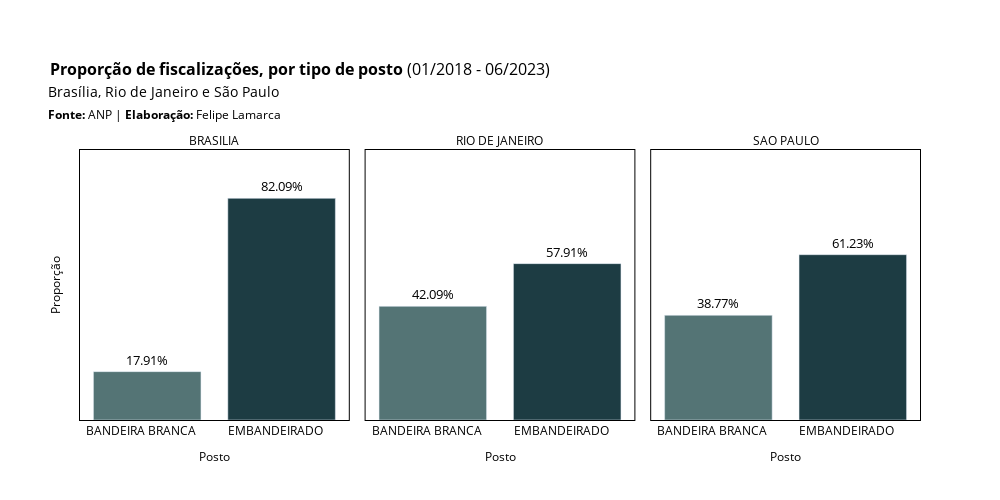

The cell this chart's notebook holds for it:
### Code cell
fig = px.bar(por_municipio,
              x = 'BANDEIRA',
              y = 'proportion',
              color = 'BANDEIRA',
              color_discrete_sequence=['rgb(84,116,117)', 'rgb(29,60,67)'],
              text = 'proportion',
              facet_col='Município',
              facet_col_wrap=3,
              labels = {'proportion': 'Proporção', 'BANDEIRA': 'Posto'})

fig.update_layout({
    'plot_bgcolor': 'rgba(255, 255, 255, 255)',
    'paper_bgcolor': 'rgba(255, 255, 255, 255)',
    'yaxis':{'visible': True},
    'xaxis':{'type':'category'}
})

# increase top margin
fig.update_layout(margin=dict(t=150))

# add title
fig.update_layout(title_text="<b>Proporção de fiscalizações, por tipo de posto</b> (01/2018 - 06/2023)", 
                  font=dict(size=11.5, color='black'))

fig.for_each_annotation(lambda a: a.update(text=a.text.split("=")[-1]))

fig.add_annotation(x=-0.04, 
                   y=1.26,
                   xref='paper', 
                   yref='paper', 
                   text='Brasília, Rio de Janeiro e São Paulo', 
                   showarrow=False, 
                   font=dict(size=14, color='black'))

fig.add_annotation(x=-0.04, 
                   y=1.17,
                   xref='paper', 
                   yref='paper', 
                   text='<b>Fonte:</b> ANP | <b>Elaboração:</b> Felipe Lamarca', 
                   showarrow=False, 
                   font=dict(size=12, color='black'))

fig.update_yaxes(ticksuffix = "    ",  
                 linecolor = 'black', 
                 gridcolor = 'white', 
                 mirror = True, 
                 color = 'black',
                 showticklabels = False,
                 title_font=dict(size=12, color='black'),
                 range=[0, 1])

fig.update_xaxes(ticksuffix = "    ",  
                 linecolor = 'black', 
                 gridcolor = 'white', 
                 mirror = True, 
                 color = 'black',
                 title_font=dict(size=12, color='black'))

fig.update_layout(width=1000, 
                  height=500, 
                  showlegend=False)

fig.update_traces(texttemplate='%{text:.2%}', 
                  textposition='outside', 
                  textfont = {'color': 'black', 'size': 13})

fig.show()

fig.write_image("../images/prop-fiscalizacao-municipio.png", scale=1)

### Figure 1 — Plotly figure (JSON) as saved in the notebook; plotly's stock layout.template omitted (floating-point values rounded to 4 significant figures)
{"data": [{"alignmentgroup": "True", "hovertemplate": "Posto=%{x}<br>Município=BRASILIA<br>Proporção=%{text}<extra></extra>", "legendgroup": "BANDEIRA BRANCA", "marker": {"color": "rgb(84,116,117)", "pattern": {"shape": ""}}, "name": "BANDEIRA BRANCA", "offsetgroup": "BANDEIRA BRANCA", "orientation": "v", "showlegend": true, "text": [0.1791], "textfont": {"color": "black", "size": 13}, "textposition": "outside", "texttemplate": "%{text:.2%}", "type": "bar", "x": ["BANDEIRA BRANCA"], "xaxis": "x", "y": [0.1791], "yaxis": "y"}, {"alignmentgroup": "True", "hovertemplate": "Posto=%{x}<br>Município=RIO DE JANEIRO<br>Proporção=%{text}<extra></extra>", "legendgroup": "BANDEIRA BRANCA", "marker": {"color": "rgb(84,116,117)", "pattern": {"shape": ""}}, "name": "BANDEIRA BRANCA", "offsetgroup": "BANDEIRA BRANCA", "orientation": "v", "showlegend": false, "text": [0.4209], "textfont": {"color": "black", "size": 13}, "textposition": "outside", "texttemplate": "%{text:.2%}", "type": "bar", "x": ["BANDEIRA BRANCA"], "xaxis": "x2", "y": [0.4209], "yaxis": "y2"}, {"alignmentgroup": "True", "hovertemplate": "Posto=%{x}<br>Município=SAO PAULO<br>Proporção=%{text}<extra></extra>", "legendgroup": "BANDEIRA BRANCA", "marker": {"color": "rgb(84,116,117)", "pattern": {"shape": ""}}, "name": "BANDEIRA BRANCA", "offsetgroup": "BANDEIRA BRANCA", "orientation": "v", "showlegend": false, "text": [0.3877], "textfont": {"color": "black", "size": 13}, "textposition": "outside", "texttemplate": "%{text:.2%}", "type": "bar", "x": ["BANDEIRA BRANCA"], "xaxis": "x3", "y": [0.3877], "yaxis": "y3"}, {"alignmentgroup": "True", "hovertemplate": "Posto=%{x}<br>Município=BRASILIA<br>Proporção=%{text}<extra></extra>", "legendgroup": "EMBANDEIRADO", "marker": {"color": "rgb(29,60,67)", "pattern": {"shape": ""}}, "name": "EMBANDEIRADO", "offsetgroup": "EMBANDEIRADO", "orientation": "v", "showlegend": true, "text": [0.8209], "textfont": {"color": "black", "size": 13}, "textposition": "outside", "texttemplate": "%{text:.2%}", "type": "bar", "x": ["EMBANDEIRADO"], "xaxis": "x", "y": [0.8209], "yaxis": "y"}, {"alignmentgroup": "True", "hovertemplate": "Posto=%{x}<br>Município=RIO DE JANEIRO<br>Proporção=%{text}<extra></extra>", "legendgroup": "EMBANDEIRADO", "marker": {"color": "rgb(29,60,67)", "pattern": {"shape": ""}}, "name": "EMBANDEIRADO", "offsetgroup": "EMBANDEIRADO", "orientation": "v", "showlegend": false, "text": [0.5791], "textfont": {"color": "black", "size": 13}, "textposition": "outside", "texttemplate": "%{text:.2%}", "type": "bar", "x": ["EMBANDEIRADO"], "xaxis": "x2", "y": [0.5791], "yaxis": "y2"}, {"alignmentgroup": "True", "hovertemplate": "Posto=%{x}<br>Município=SAO PAULO<br>Proporção=%{text}<extra></extra>", "legendgroup": "EMBANDEIRADO", "marker": {"color": "rgb(29,60,67)", "pattern": {"shape": ""}}, "name": "EMBANDEIRADO", "offsetgroup": "EMBANDEIRADO", "orientation": "v", "showlegend": false, "text": [0.6123], "textfont": {"color": "black", "size": 13}, "textposition": "outside", "texttemplate": "%{text:.2%}", "type": "bar", "x": ["EMBANDEIRADO"], "xaxis": "x3", "y": [0.6123], "yaxis": "y3"}], "layout": {"annotations": [{"showarrow": false, "text": "BRASILIA", "x": 0.16, "xanchor": "center", "xref": "paper", "y": 1, "yanchor": "bottom", "yref": "paper"}, {"showarrow": false, "text": "RIO DE JANEIRO", "x": 0.5, "xanchor": "center", "xref": "paper", "y": 1, "yanchor": "bottom", "yref": "paper"}, {"showarrow": false, "text": "SAO PAULO", "x": 0.84, "xanchor": "center", "xref": "paper", "y": 1, "yanchor": "bottom", "yref": "paper"}, {"font": {"color": "black", "size": 14}, "showarrow": false, "text": "Brasília, Rio de Janeiro e São Paulo", "x": -0.04, "xref": "paper", "y": 1.26, "yref": "paper"}, {"font": {"color": "black", "size": 12}, "showarrow": false, "text": "<b>Fonte:</b> ANP | <b>Elaboração:</b> Felipe Lamarca", "x": -0.04, "xref": "paper", "y": 1.17, "yref": "paper"}], "barmode": "relative", "font": {"color": "black", "size": 11.5}, "height": 500, "legend": {"title": {"text": "Posto"}, "tracegroupgap": 0}, "margin": {"t": 150}, "paper_bgcolor": "rgba(255, 255, 255, 255)", "plot_bgcolor": "rgba(255, 255, 255, 255)", "showlegend": false, "title": {"text": "<b>Proporção de fiscalizações, por tipo de posto</b> (01/2018 - 06/2023)"}, "width": 1000, "xaxis": {"anchor": "y", "categoryarray": ["BANDEIRA BRANCA", "EMBANDEIRADO"], "categoryorder": "array", "color": "black", "domain": [0, 0.32], "gridcolor": "white", "linecolor": "black", "mirror": true, "ticksuffix": "    ", "title": {"font": {"color": "black", "size": 12}, "text": "Posto"}, "type": "category"}, "xaxis2": {"anchor": "y2", "categoryarray": ["BANDEIRA BRANCA", "EMBANDEIRADO"], "categoryorder": "array", "color": "black", "domain": [0.34, 0.66], "gridcolor": "white", "linecolor": "black", "matches": "x", "mirror": true, "ticksuffix": "    ", "title": {"font": {"color": "black", "size": 12}, "text": "Posto"}}, "xaxis3": {"anchor": "y3", "categoryarray": ["BANDEIRA BRANCA", "EMBANDEIRADO"], "categoryorder": "array", "color": "black", "domain": [0.68, 1.0], "gridcolor": "white", "linecolor": "black", "matches": "x", "mirror": true, "ticksuffix": "    ", "title": {"font": {"color": "black", "size": 12}, "text": "Posto"}}, "yaxis": {"anchor": "x", "color": "black", "domain": [0, 1], "gridcolor": "white", "linecolor": "black", "mirror": true, "range": [0, 1], "showticklabels": false, "ticksuffix": "    ", "title": {"font": {"color": "black", "size": 12}, "text": "Proporção"}, "visible": true}, "yaxis2": {"anchor": "x2", "color": "black", "domain": [0, 1], "gridcolor": "white", "linecolor": "black", "matches": "y", "mirror": true, "range": [0, 1], "showticklabels": false, "ticksuffix": "    ", "title": {"font": {"color": "black", "size": 12}}}, "yaxis3": {"anchor": "x3", "color": "black", "domain": [0, 1], "gridcolor": "white", "linecolor": "black", "matches": "y", "mirror": true, "range": [0, 1], "showticklabels": false, "ticksuffix": "    ", "title": {"font": {"color": "black", "size": 12}}}}}
